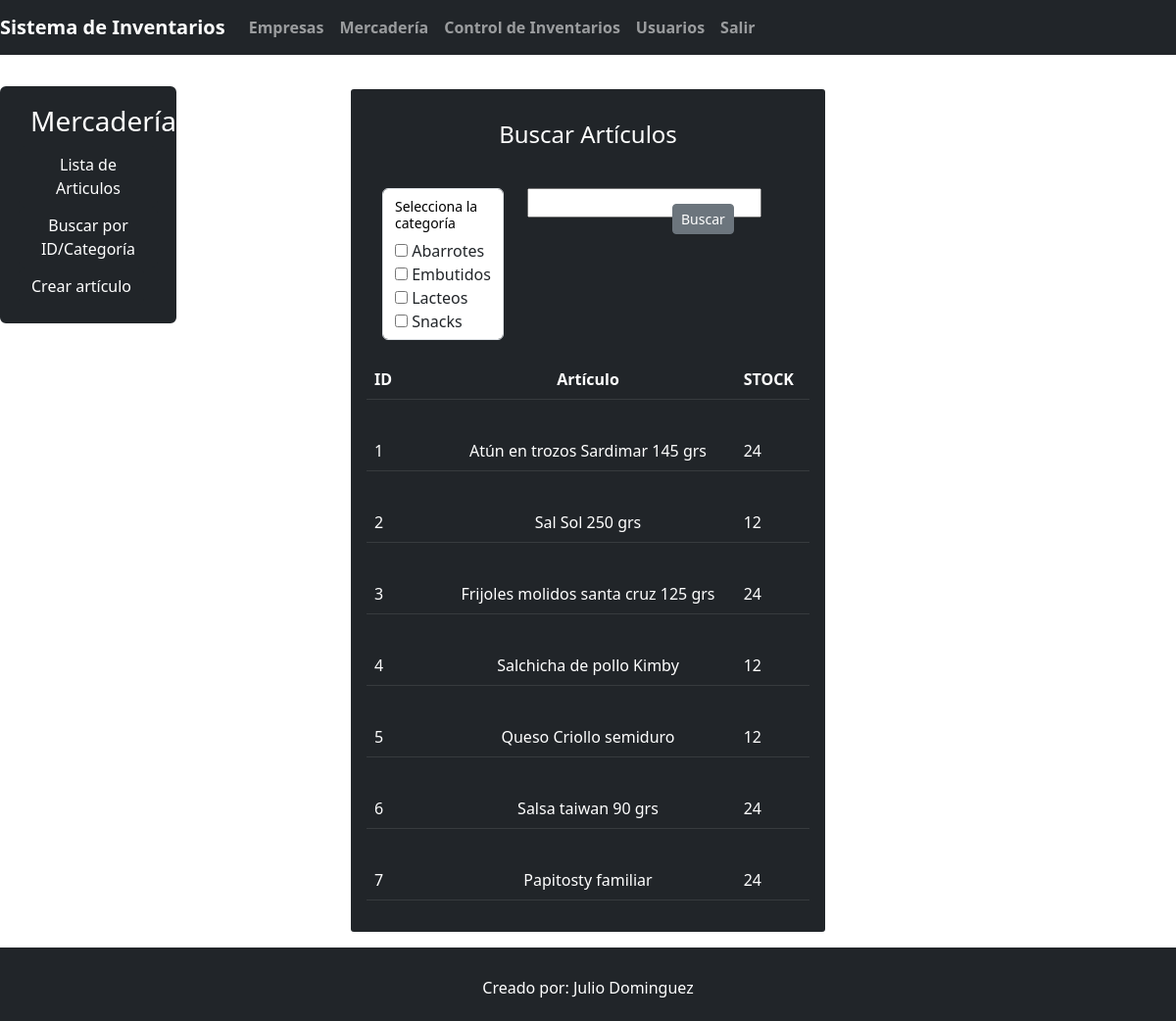
/productos/buscar_producto (signed in), run on the app's committed database.
### productos/models.py (models this page shows, shortened)
class Producto(models.Model):
    nombre = models.CharField(max_length=50)
    descripcion = models.TextField(blank=True, null=True)
    marca = models.CharField(max_length=50)
    precio_unitario = models.DecimalField(decimal_places=2, max_digits=10000)
    inventario = models.IntegerField(default=0)
    factor_de_empaque = models.ForeignKey(Factor_empaque, null=True, on_delete=models.SET_NULL)
    fecha_compra = models.DateTimeField(auto_now_add=True)
    empresa_proveedor = models.ForeignKey(EmpresaProveedor, null=True, blank=False, on_delete=models.SET_DEFAULT, default="")
    categoria = models.ManyToManyField(Categoria, blank=True)

### productos/models.py (called while the page is built)
    def __str__(self):
        return self.nombre

### productos/templates/producto_filtro_list.html (shortened to what this page needs)
{% extends 'index_productos.html' %}
{% load static %}
{% block content %}
<div class="container col-md-10 bg-dark p-3 border rounded border-3 border-white mt-3 text-white mb-3">
    <div class="bg-dark text-white">
        <div class="card-header text-center p-3">
            <h4 class="text-white">Buscar Artículos</h4>
        </div>
        <form method="GET" class="p-3">
            <div class="row">
                <div class="col-md-4">
                    <div class="form-control">
                        <h6 id="helpId" class="form-text text-black">Selecciona la categoría</h6>
                        {{ filter.form.categoria}}
                    </div>
                </div>
                <div class="col-md-4">
                    <div class="form-group">
                        <p>{{ filter.form.id}}</p>
                    </div>
                </div>
                <div class="col-md-4">
                    <button type="submit" class="btn btn-secondary btn-sm mt-3">Buscar</button>
                </div>
            </div>
        </form>
    </div>
    <div class="table-responsive mt-1">
        <table class="table table-dark table-hover">
            <thead>
                <tr>
                    <th class="col-2">ID</th>
                    <th class="col-8 text-center">Artículo</th>
                    <th class="col-2">STOCK</th>
                </tr>
            </thead>
        </table>
    </div>
    {% if object_list %}
    {% for producto in filter.qs %}
    <div class="table-responsive mt-3">
        <table class="table table-dark">
            <tbody>
                <tr>
                    <td class="col-2">{{ producto.id }}</td>
                    <td class="col-8 text-center">{{ producto.nombre }}</td>
                    <td class="col-2">{{ producto.inventario }}</td>
                </tr>
            </tbody>
        </table>
    </div>
    {% endfor %}
    {% endif %}
</div>
{% endblock content %}

### data on the page
Producto: id "1", nombre "Atún en trozos Sardimar 145 grs", inventario "24"
Producto: id "2", nombre "Sal Sol 250 grs", inventario "12"
Producto: id "3", nombre "Frijoles molidos santa cruz 125 grs", inventario "24"
Producto: id "4", nombre "Salchicha de pollo Kimby", inventario "12"
Producto: id "5", nombre "Queso Criollo semiduro", inventario "12"
Producto: id "6", nombre "Salsa taiwan 90 grs", inventario "24"
Producto: id "7", nombre "Papitosty familiar", inventario "24"
